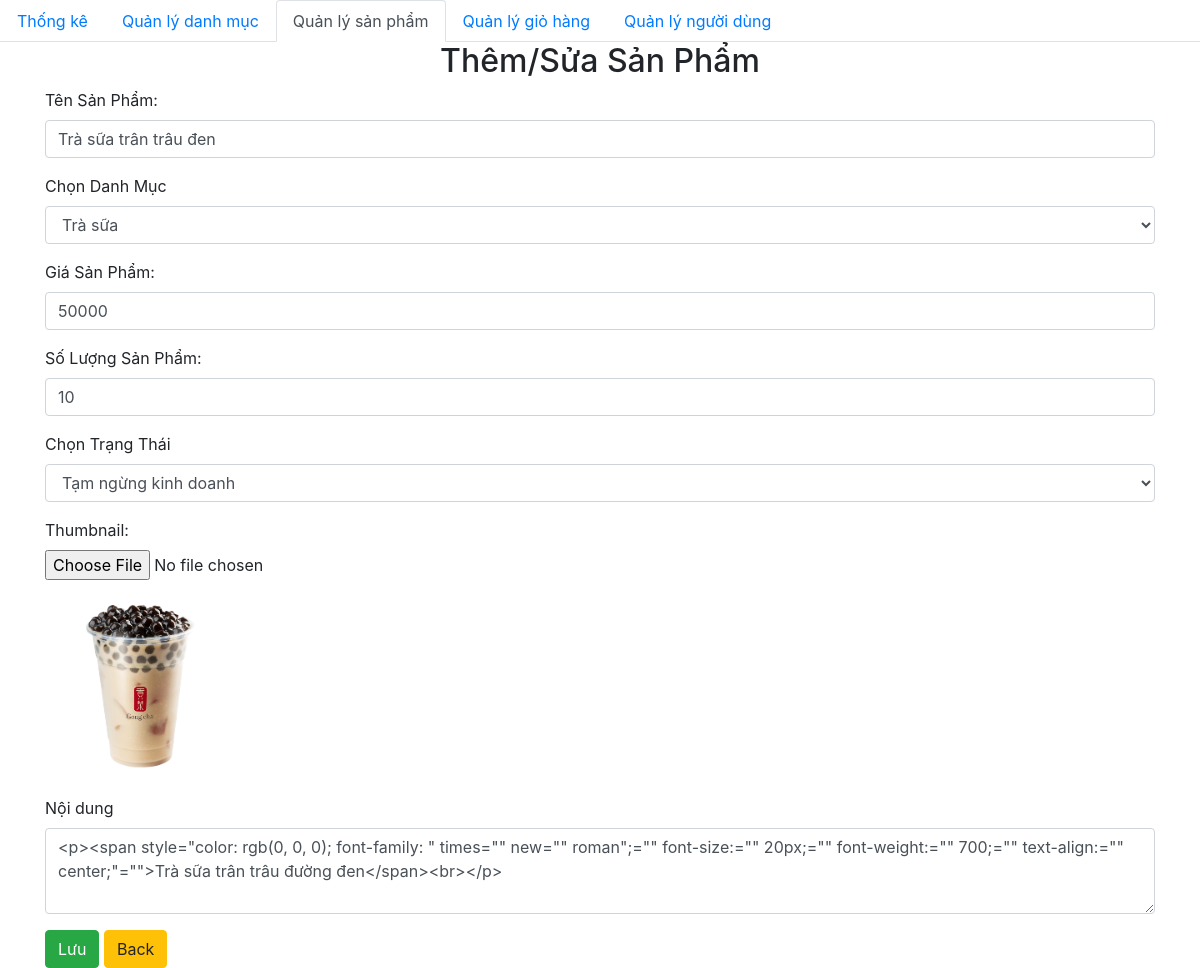
Before: /PHP/admin/product/add.php?id=SP005 with the older database file.
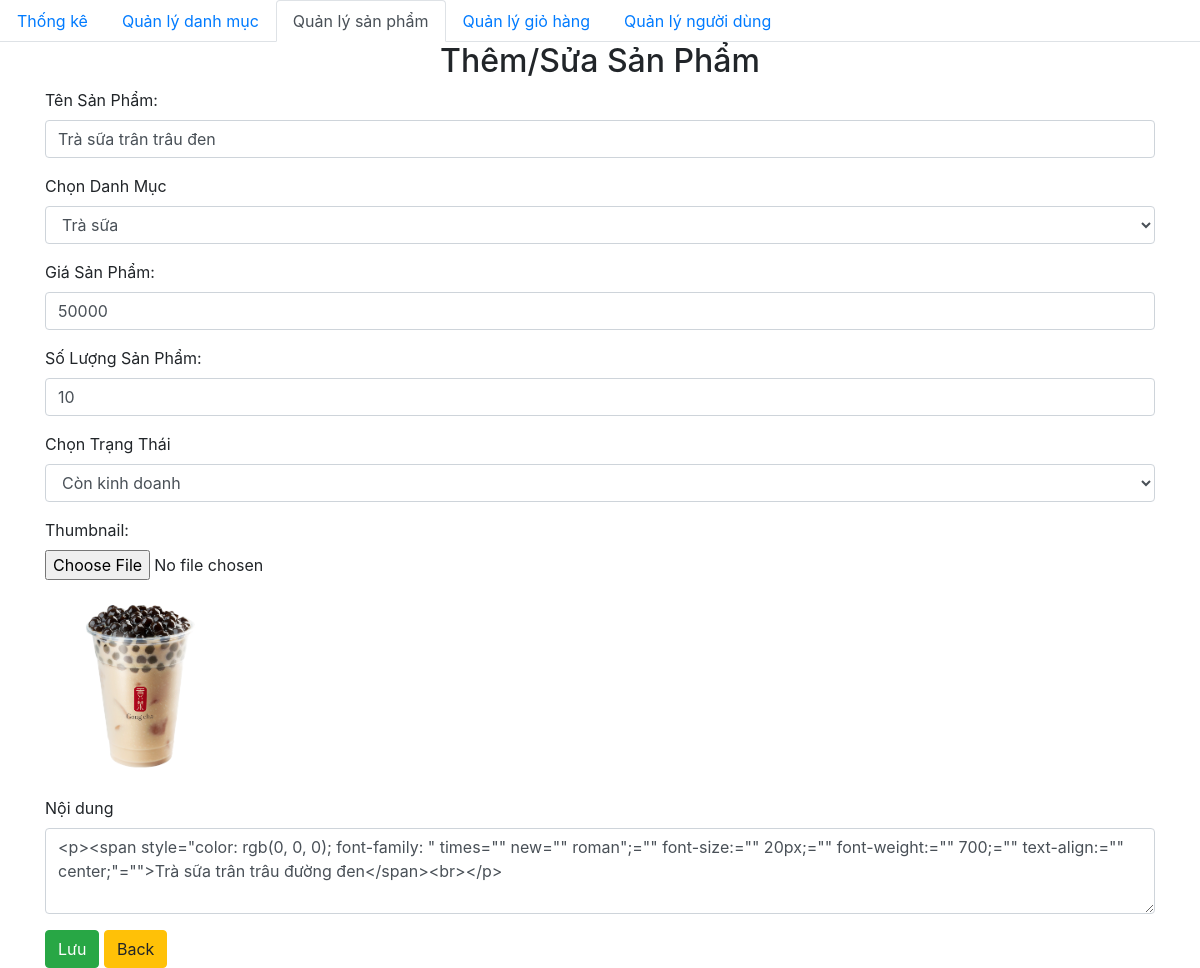
After: the same page with the newer database file.
### tables this page shows
CREATE TABLE `product` (
  `id` varchar(50) NOT NULL,
  `title` varchar(100) NOT NULL,
  `thumbnail` varchar(500) DEFAULT NULL,
  `price` float NOT NULL,
  `number` int(11) NOT NULL,
  `id_category` int(10) NOT NULL,
  `status` tinyint(1) NOT NULL,
  `content` longtext DEFAULT NULL
);

### PHP/admin/database/dbhelper.php (called while the page is built, shortened)
<?php
function executeSingleResult($sql)
{
    $con = mysqli_connect(HOST, USERNAME, PASSWORD, DATABASE);
    $result = mysqli_query($con, $sql);
    $row = mysqli_fetch_array($result, MYSQLI_ASSOC);
    return $row;
}

### PHP/admin/product/add.php (the view, shortened to what the changed rows need)
<?php
require_once('../database/dbhelper.php');
$id = $title = $price = $number = $thumbnail = $content = $id_category = $status ="";
if (isset($_GET['id'])) {
    $id = $_GET['id'];
    $sql = 'SELECT * FROM product WHERE id ="' . $id . '"';
    $product = executeSingleResult($sql);
    if ($product != null) {
        $title = $product['title'];
        $thumbnail = $product['thumbnail'];
        $price = $product['price'];
        $number = $product['number'];
        $status = $product['status'];
        $content = $product['content'];
    }
}
?>
<!DOCTYPE html>
<html>
<head>
    <link rel="stylesheet" href="https://maxcdn.bootstrapcdn.com/bootstrap/4.4.1/css/bootstrap.min.css">
    <link href="https://cdn.jsdelivr.net/npm/summernote@0.8.18/dist/summernote.min.css" rel="stylesheet">
</head>
<body>
    <div class="container">
        <div class="panel panel-primary">
            <div class="panel-heading">
                <h2 class="text-center">Thêm/Sửa Sản Phẩm</h2>
            </div>
            <div class="panel-body">
                <form method="POST" enctype="multipart/form-data">
                    <div class="form-group">
                        <label for="name">Tên Sản Phẩm:</label>
                        <input required="true" type="text" class="form-control" id="title" name="title" value="<?= $title ?>">
                    </div>
                    <div class="form-group">
                        <label for="name">Giá Sản Phẩm:</label>
                        <input required="true" type="text" class="form-control" id="price" name="price" value="<?= $price ?>">
                    </div>
                    <div class="form-group">
                        <label for="name">Số Lượng Sản Phẩm:</label>
                        <input required="true" type="number" class="form-control" id="number" name="number" value="<?= $number ?>">
                    </div>
                    <div class="form-group">
                    <label for="exampleFormControlSelect1">Chọn Trạng Thái</label>
                        <select class="form-control" id="status" name="status">
                            <option value="1" <?= $status == 1 ? 'selected' : '' ?>>Tạm ngừng kinh doanh</option>
                            <option value="2" <?= $status == 2 ? 'selected' : '' ?>>Còn kinh doanh</option>
                        </select>
                    </div>
                    <div class="form-group">
                        <label for="name">Thumbnail:</label>
            <input type="file" class="form-control-file" id="exampleFormControlFile1" id="thumbnail" name="thumbnail" onchange="previewImage(event)">
            <img src="<?= $thumbnail ?>" style="max-width: 200px" id="img_thumbnail">
                 </div>
                    <div class="form-group">
                        <label for="exampleFormControlTextarea1">Nội dung</label>
                       <textarea class="form-control" id="content" rows="3" name="content"><?= $content ?></textarea>
                    </div>
                </form>
            </div>
        </div>
    </div>
</body>
</html>

Changed rows visible on the page:
changed product "Trà sữa trân trâu đen": status "Tạm ngừng kinh doanh" → "Còn kinh doanh"
